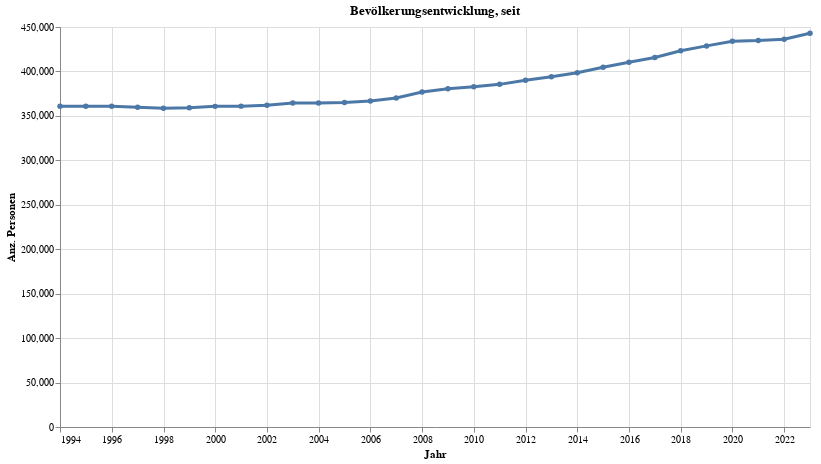

Notebook cell for this chart:
### Code cell
grafic_name = package_name+"_alt1_total"+date_today+".png"
print('grafiken_testing/'+grafic_name)

grafik1.save('grafiken_testing/'+grafic_name)

### Figure 1 — Vega-Lite specification as saved in the notebook (floating-point values rounded to 4 significant figures)
{"config": {"view": {"continuousWidth": 300, "continuousHeight": 300}}, "layer": [{"mark": {"type": "circle"}, "encoding": {"opacity": {"value": 1.3}, "tooltip": [{"field": "StichtagDatJahr", "type": "temporal"}, {"field": "sum_WBev", "type": "quantitative"}], "x": {"axis": {"title": "Jahr"}, "field": "StichtagDatJahr", "type": "temporal"}, "y": {"axis": {"title": "Anz. Personen"}, "field": "sum_WBev", "type": "quantitative"}}, "name": "view_1", "title": "Bevölkerungsentwicklung, seit "}, {"mark": {"type": "line"}, "encoding": {"size": {"condition": {"test": {"not": {"param": "param_1"}}, "value": 1.2}, "value": 3}, "tooltip": [{"field": "StichtagDatJahr", "type": "temporal"}, {"field": "sum_WBev", "type": "quantitative"}], "x": {"axis": {"title": "Jahr"}, "field": "StichtagDatJahr", "type": "temporal"}, "y": {"axis": {"title": "Anz. Personen"}, "field": "sum_WBev", "type": "quantitative"}}, "title": "Bevölkerungsentwicklung, seit "}], "data": {"name": "data-b28e6f476b4c368d36637bbce2c6e776"}, "height": 400, "params": [{"name": "param_1", "select": {"type": "point", "fields": [""], "nearest": true, "on": "pointerover"}, "views": ["view_1"]}], "width": 750, "$schema": "https://vega.github.io/schema/vega-lite/v5.8.0.json", "datasets": {"data-b28e6f476b4c368d36637bbce2c6e776": [{"StichtagDatJahr": "2022-12-31T00:00:00", "sum_WBev": 443000.0}, {"StichtagDatJahr": "2021-12-31T00:00:00", "sum_WBev": 436300.0}, {"StichtagDatJahr": "2020-12-31T00:00:00", "sum_WBev": 434700.0}, {"StichtagDatJahr": "2019-12-31T00:00:00", "sum_WBev": 434000.0}, {"StichtagDatJahr": "2018-12-31T00:00:00", "sum_WBev": 428700.0}, {"StichtagDatJahr": "2017-12-31T00:00:00", "sum_WBev": 423300.0}, {"StichtagDatJahr": "2016-12-31T00:00:00", "sum_WBev": 415700.0}, {"StichtagDatJahr": "2015-12-31T00:00:00", "sum_WBev": 410400.0}, {"StichtagDatJahr": "2014-12-31T00:00:00", "sum_WBev": 404800.0}, {"StichtagDatJahr": "2013-12-31T00:00:00", "sum_WBev": 398600.0}, {"StichtagDatJahr": "2012-12-31T00:00:00", "sum_WBev": 394000.0}, {"StichtagDatJahr": "2011-12-31T00:00:00", "sum_WBev": 390100.0}, {"StichtagDatJahr": "2010-12-31T00:00:00", "sum_WBev": 385500.0}, {"StichtagDatJahr": "2009-12-31T00:00:00", "sum_WBev": 382900.0}, {"StichtagDatJahr": "2008-12-31T00:00:00", "sum_WBev": 380500.0}, {"StichtagDatJahr": "2007-12-31T00:00:00", "sum_WBev": 376800.0}, {"StichtagDatJahr": "2006-12-31T00:00:00", "sum_WBev": 370100.0}, {"StichtagDatJahr": "2005-12-31T00:00:00", "sum_WBev": 366800.0}, {"StichtagDatJahr": "2004-12-31T00:00:00", "sum_WBev": 365000.0}, {"StichtagDatJahr": "2003-12-31T00:00:00", "sum_WBev": 364500.0}, {"StichtagDatJahr": "2002-12-31T00:00:00", "sum_WBev": 364600.0}, {"StichtagDatJahr": "2001-12-31T00:00:00", "sum_WBev": 362000.0}, {"StichtagDatJahr": "2000-12-31T00:00:00", "sum_WBev": 361000.0}, {"StichtagDatJahr": "1999-12-31T00:00:00", "sum_WBev": 360700.0}, {"StichtagDatJahr": "1998-12-31T00:00:00", "sum_WBev": 359100.0}, {"StichtagDatJahr": "1997-12-31T00:00:00", "sum_WBev": 358600.0}, {"StichtagDatJahr": "1996-12-31T00:00:00", "sum_WBev": 359600.0}, {"StichtagDatJahr": "1995-12-31T00:00:00", "sum_WBev": 360800.0}, {"StichtagDatJahr": "1994-12-31T00:00:00", "sum_WBev": 360800.0}, {"StichtagDatJahr": "1993-12-31T00:00:00", "sum_WBev": 360900.0}]}}
